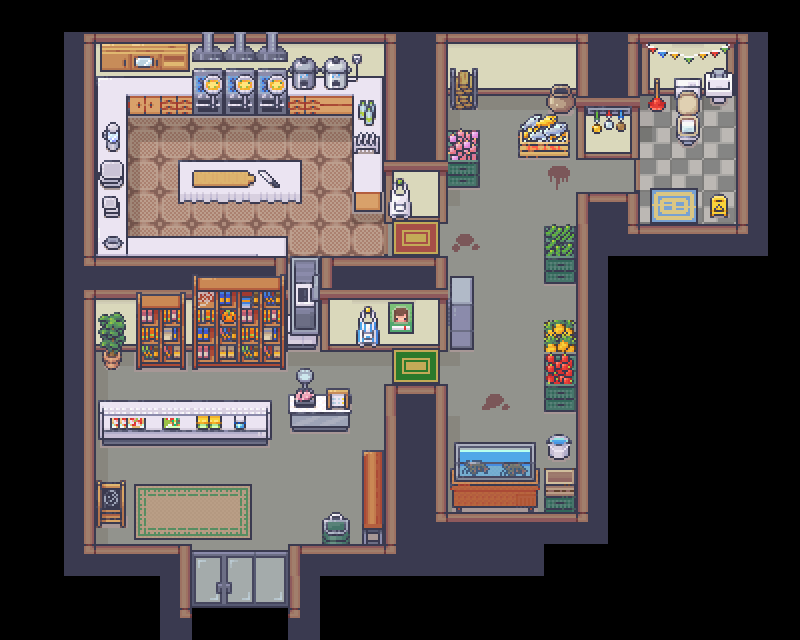

The image is a tile-based game level rendered from a .tmx file. Its description and source (layers, tilesets, objects; grid data summarised) follow:
An orthogonal 25x20 tile map with 32x32 px tiles, 6 tile layers (floor, wall, behind_player, furnitures, ...), 4 tilesets and 17 objects (3x stove, 2x rice_cooker, chopping_board, fish_tank_source, tomato_source, ...).

<map version="1.10" tiledversion="1.10.2" orientation="orthogonal" renderorder="right-down" width="25" height="20" tilewidth="32" tileheight="32" infinite="0" nextlayerid="35" nextobjectid="73">
 <tileset firstgid="1" source="Room_Builder_32x32.tsx" />
 <tileset firstgid="8285" name="Interiors_32x32" tilewidth="32" tileheight="32" tilecount="17024" columns="16">
  <image source="../tilesets/Interiors_32x32.png" width="512" height="34048" />
 </tileset>
 <tileset firstgid="25309" source="../objects.tsx" />
 <tileset firstgid="25316" source="../objects_animation.tsx" />
 <layer id="26" name="floor" width="25" height="20">
  <data>[500 cells, 178 non-empty, 15 distinct tile ids]</data>
 </layer>
 <layer id="20" name="wall" width="25" height="20">
  <data>[500 cells, 153 non-empty, 19 distinct tile ids]</data>
 </layer>
 <layer id="25" name="behind_player" width="25" height="20">
  <data>[500 cells, 72 non-empty, 29 distinct tile ids]</data>
 </layer>
 <layer id="21" name="furnitures" width="25" height="20">
  <data>[500 cells, 131 non-empty, 103 distinct tile ids]</data>
 </layer>
 <objectgroup id="12" name="collision_layer">
  <object id="5" x="192" y="619">
   <polyline points="0,0 -0.333333,-56.3333 -96.3333,-56.3333 -96,-171 96,-171 96,-190 159,-189.667 159,-209.333 96,-209 -96.6667,-209.667 -96,-267 -58,-267.333 -58,-248.333 95,-247.667 96,-267 256,-267 281,-267 281.25,-341.833 255.917,-342.167 256,-343.333 128,-343.333 128,-363 95.2597,-363.878 94.3333,-372.667 -65.6667,-372.667 -64,-491 -64,-504 159.667,-504.333 160,-427 160.333,-407.333 191.333,-407 192,-395 256,-395 256,-427 256,-432.667 287,-432.667 287.25,-488.5 255.25,-488.5 256,-491 256,-510.667 326.667,-510.333 326.667,-462.333 383.667,-462.333 384,-459 448,-459 448,-523 480,-523 489.333,-523 489.333,-503 485,-498.667 485,-482.667 492.333,-475 498.667,-475 507,-482 506,-501 506,-523.333 544,-523 544,-395 544,-363 448,-363 447.667,-409.667 352,-409.667 352,-331 352,-321.667 383.333,-321.667 384,-283.667 352,-283.667 352.667,-209 383.667,-209 384,-139 352,-139 256,-139 256,-203 256,-220.667 193,-220.333 192,-171 192,-152.333 170,-152.333 170.333,-58.3333 96,-58.6667 96,-1" />
  </object>
  <object id="22" x="179.273" y="161.273" width="120.727" height="41.4545" />
  <object id="23" x="179.273" y="161.273" width="120.727" height="41.4545" />
  <object id="25" x="97" y="480.75" width="28" height="46.75" />
  <object id="26" x="710.545" y="194.909" width="16.7273" height="22" />
  <object id="28" x="192.182" y="608" width="95.6364" height="10.5455" />
 </objectgroup>
 <objectgroup id="30" name="station_layer">
  <object id="44" name="stove" gid="25309" x="192" y="128" width="32" height="64" />
  <object id="45" name="stove" gid="25309" x="224" y="128" width="32" height="64" />
  <object id="46" name="stove" gid="25309" x="256" y="128" width="32" height="64" />
  <object id="63" name="chopping_board" gid="25310" x="192" y="192" width="96" height="32" />
  <object id="64" name="rice_cooker" gid="25311" x="288" y="96" width="32" height="48" />
  <object id="65" name="rice_cooker" gid="25311" x="320" y="96" width="32" height="48" />
  <object id="66" name="fish_tank_source" gid="25312" x="448" y="512" width="96" height="96" />
  <object id="67" name="tomato_source" gid="25313" x="544" y="416" width="32" height="64" />
  <object id="68" name="onion_source" gid="25314" x="448" y="192" width="32" height="64" />
  <object id="69" name="meat_source" gid="25315" x="512" y="160" width="64" height="64" />
  <object id="72" name="pickle_source" gid="25313" x="544" y="288" width="32" height="64" />
 </objectgroup>
 <layer id="22" name="on-top" width="25" height="20">
  <data>[500 cells, 68 non-empty, 64 distinct tile ids]</data>
 </layer>
 <layer id="32" name="animation_layer" width="25" height="20">
  <data>[500 cells, 22 non-empty, 22 distinct tile ids]</data>
 </layer>
</map>